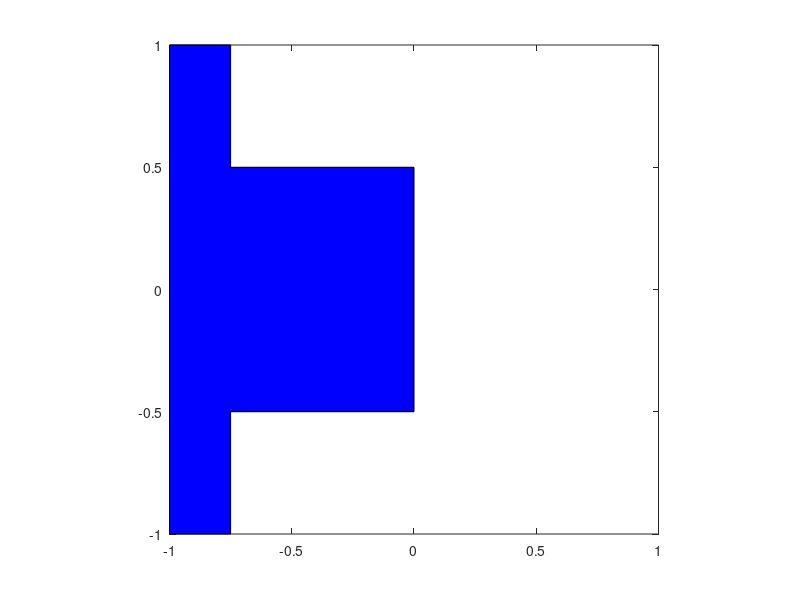

MATLAB code to generate this figure:
clc();
clear();

l = sqrt(1-1/4);
x = [-0.5,0.5,0.5,1,1,-1,-1,-0.5];
y = [0,0,3/4,3/4,1,1,3/4,3/4];
P = [x;y];

R = @(theta) [cos(theta),-sin(theta);sin(theta),cos(theta)];

RP = R(pi/2)*P;
fill(RP(1,:),RP(2,:),'b');
axis('square');
axis('equal');
axis([-1,1,-1,1]);